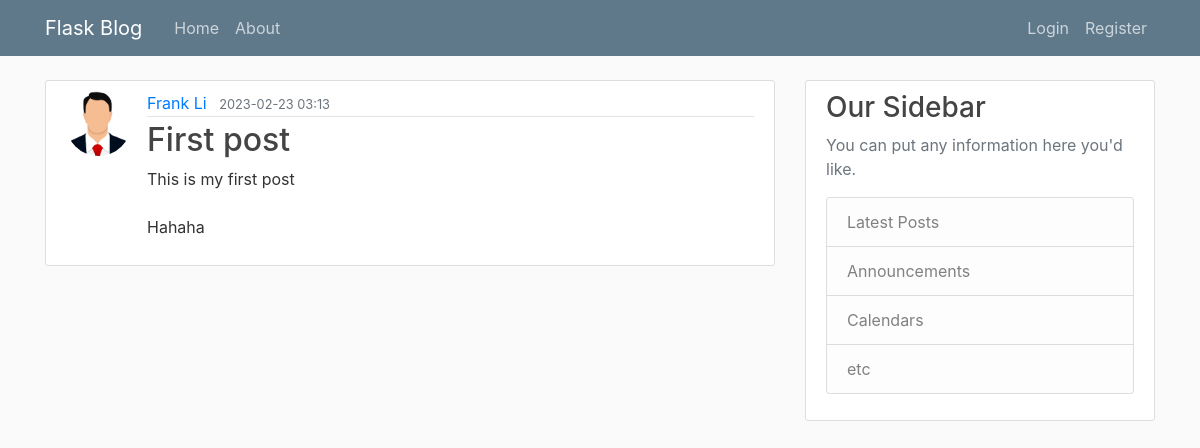
Page /home on the earlier database version.
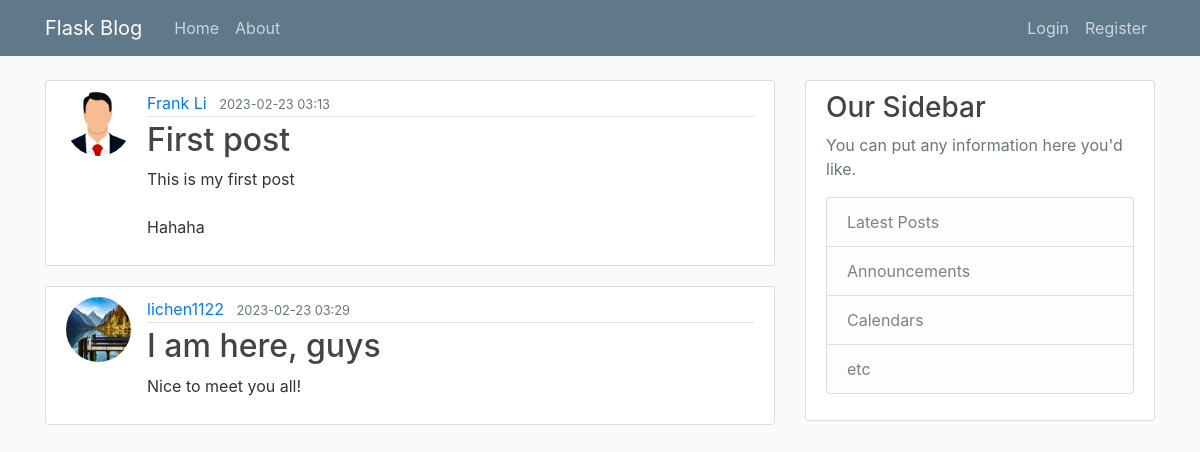
Same page on the later database version.
### flaskblog/models.py (models this page shows, shortened)
class Post(db.Model):
    id = db.Column(db.Integer, primary_key=True)
    title = db.Column(db.String(100), nullable=False)
    date_posted = db.Column(db.DateTime, nullable=False, default=datetime.utcnow())
    content = db.Column(db.Text, nullable=False)
    author_id = db.Column(db.Integer, db.ForeignKey("user.id"), nullable=False)
    author = db.relationship('User', back_populates='posts', lazy=True)

class User(db.Model, UserMixin):
    id = db.Column(db.Integer, primary_key = True )
    username = db.Column(db.String(20), unique=True, nullable=False)
    email = db.Column(db.String(120), unique=True, nullable=False)
    image_file = db.Column(db.String(20), nullable=False, default='default.jpg')
    password = db.Column(db.String(60), nullable=False)
    posts = db.relationship('Post', back_populates='author', lazy=True)

### flaskblog/routes.py (the view)
@app.route("/")
@app.route("/home")
def home():
    posts = Post.query.all()
    return render_template('home.html', posts=posts)

### flaskblog/templates/home.html
{% extends "layout.html" %}
{% block content %}
    {% for post in posts %}
        <article class="media content-section">
            <img class= "rounded-circle article-img" src="{{ url_for('static',filename='profile_pics/'+post.author.image_file) }}" alt="{{ post.author.username }}">
          <div class="media-body">
            <div class="article-metadata">
              <a class="mr-2" href="#">{{ post.author.username }}</a>
              <small class="text-muted">{{ post.date_posted.strftime("%Y-%m-%d %H:%M") }}</small>
            </div>
            <h2><a class="article-title" href="{{ url_for('post', post_id=post.id) }}">{{ post.title }}</a></h2>
            <p class="article-content">{{ post.content }}</p>
          </div>
        </article>
    {% endfor %}
{% endblock content %}

### flaskblog/templates/layout.html (shortened to what this page needs)
<!DOCTYPE html>
<html lang="en">
<head>
    <link rel="stylesheet" href="https://stackpath.bootstrapcdn.com/bootstrap/4.5.2/css/bootstrap.min.css">
    <link rel="stylesheet" type="text/css" href="{{ url_for('static', filename='main.css') }}">
</head>
<body>
    <header class="site-header">
      <nav class="navbar navbar-expand-md navbar-dark bg-steel fixed-top">
        <div class="container">
          <a class="navbar-brand mr-4" href="/">Flask Blog</a>
          <div class="collapse navbar-collapse" id="navbarToggle">
            <div class="navbar-nav mr-auto">
              <a class="nav-item nav-link" href={{ url_for('home') }}>Home</a>
              <a class="nav-item nav-link" href={{ url_for('about') }}>About</a>
            </div>
            <div class="navbar-nav">
                {% if current_user.is_authenticated %}
                    <a class="nav-item nav-link" href={{ url_for('new_post') }}>New Post</a>
                    <a class="nav-item nav-link" href={{ url_for('account') }}>Account</a>
                    <a class="nav-item nav-link" href={{ url_for('logout') }}>Logout</a>
                {% else %}
                    <a class="nav-item nav-link" href={{ url_for('login') }}>Login</a>
                    <a class="nav-item nav-link" href={{ url_for('register') }}>Register</a>
                {% endif %}
            </div>
          </div>
        </div>
      </nav>
    </header>
    <main role="main" class="container">
      <div class="row">
        <div class="col-md-8">
          {% block content %}{% endblock %}
        </div>
        <div class="col-md-4">
          <div class="content-section">
            <h3>Our Sidebar</h3>
            <p class='text-muted'>You can put any information here you'd like.
              <ul class="list-group">
                <li class="list-group-item list-group-item-light">Latest Posts</li>
                <li class="list-group-item list-group-item-light">Announcements</li>
                <li class="list-group-item list-group-item-light">Calendars</li>
                <li class="list-group-item list-group-item-light">etc</li>
              </ul>
            </p>
          </div>
        </div>
      </div>
    </main>
</body>
</html>

### flaskblog/static/main.css (style rules this page uses)
body { background: #fafafa; color: #333333; margin-top: 5rem; }
h1, h2, h3, h4, h5, h6 { color: #444444; }
.bg-steel { background-color: #5f788a; }
.site-header .navbar-nav .nav-link { color: #cbd5db; }
.content-section { background: #ffffff; padding: 10px 20px; border: 1px solid #dddddd; border-radius: 3px; margin-bottom: 20px; }
.article-title { color: #444444; }
.article-content { white-space: pre-line; }
.article-img { height: 65px; width: 65px; margin-right: 16px; }
.article-metadata { padding-bottom: 1px; margin-bottom: 4px; border-bottom: 1px solid #e3e3e3 }

Differences in the rows shown:
added Post: image_file (picture), author.username "lichen1122", date_posted "2023-02-23 03:29", title "I am here, guys", content "Nice to meet you all!"
